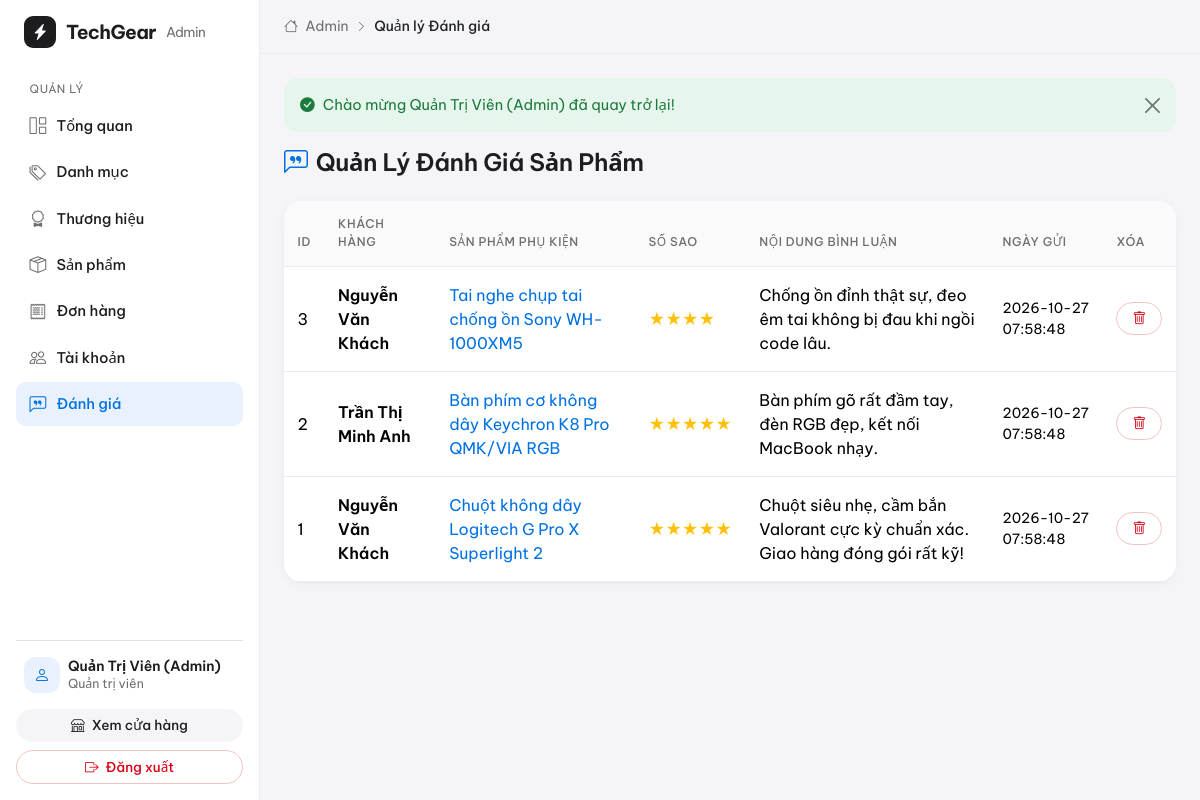
Screenshot of /admin/reviews.php (signed in) with the database file from the repository.
### tables this page shows
CREATE TABLE `reviews` (
  `id` INT AUTO_INCREMENT PRIMARY KEY,
  `user_id` INT NOT NULL,
  `product_id` INT NOT NULL,
  `rating` TINYINT NOT NULL DEFAULT 5,
  `comment` TEXT NOT NULL,
  `created_at` TIMESTAMP DEFAULT CURRENT_TIMESTAMP,
  FOREIGN KEY (`user_id`) REFERENCES `users`(`id`) ON DELETE CASCADE,
  FOREIGN KEY (`product_id`) REFERENCES `products`(`id`) ON DELETE CASCADE
);

CREATE TABLE `users` (
  `id` INT AUTO_INCREMENT PRIMARY KEY,
  `fullname` VARCHAR(100) NOT NULL,
  `email` VARCHAR(100) NOT NULL UNIQUE,
  `password` VARCHAR(255) NOT NULL,
  `phone` VARCHAR(20) DEFAULT NULL,
  `address` VARCHAR(255) DEFAULT NULL,
  `role` ENUM('user', 'admin') DEFAULT 'user',
  `status` TINYINT(1) DEFAULT 1 COMMENT '1: Hoạt động, 0: Khóa',
  `created_at` TIMESTAMP DEFAULT CURRENT_TIMESTAMP
);

CREATE TABLE `products` (
  `id` INT AUTO_INCREMENT PRIMARY KEY,
  `category_id` INT NOT NULL,
  `brand_id` INT DEFAULT NULL,
  `name` VARCHAR(200) NOT NULL,
  `price` DECIMAL(12,0) NOT NULL,
  `sale_price` DECIMAL(12,0) DEFAULT NULL,
  `stock` INT DEFAULT 20,
  `thumbnail` VARCHAR(255) NOT NULL,
  `specifications` TEXT DEFAULT NULL COMMENT 'Thông số kỹ thuật tóm tắt',
  `description` LONGTEXT DEFAULT NULL COMMENT 'Nội dung chi tiết soạn bằng CKEditor',
  `is_featured` TINYINT(1) DEFAULT 0,
  `views` INT DEFAULT 0,
  `created_at` TIMESTAMP DEFAULT CURRENT_TIMESTAMP,
  FOREIGN KEY (`category_id`) REFERENCES `categories`(`id`) ON DELETE CASCADE,
  FOREIGN KEY (`brand_id`) REFERENCES `brands`(`id`) ON DELETE SET NULL
);

### admin/reviews.php (the view, shortened to what this page needs)
<?php
require_once __DIR__ . '/../config/db.php';
$reviews = $pdo->query("
    SELECT r.*, u.fullname, p.name AS product_name
    FROM reviews r
    JOIN users u ON r.user_id = u.id
    JOIN products p ON r.product_id = p.id
    ORDER BY r.id DESC
")->fetchAll();
$page_title = 'Quản lý Đánh giá';
require_once __DIR__ . '/includes/header.php';
?>
<h4 class="fw-bold mb-4"><i class="bi bi-chat-left-quote text-primary me-2"></i>Quản Lý Đánh Giá Sản Phẩm</h4>
<div class="card border-0 shadow-sm rounded-4 overflow-hidden">
    <table class="table align-middle mb-0">
        <thead class="table-light">
            <tr>
                <th>ID</th>
                <th>Khách hàng</th>
                <th>Sản phẩm phụ kiện</th>
                <th>Số sao</th>
                <th>Nội dung bình luận</th>
                <th>Ngày gửi</th>
                <th>Xóa</th>
            </tr>
        </thead>
        <tbody>
            <?php foreach ($reviews as $r): ?>
                <tr>
                    <td><?= $r['id'] ?></td>
                    <td class="fw-bold"><?= htmlspecialchars($r['fullname']) ?></td>
                    <td>
                        <a href="../product_detail.php?id=<?= $r['product_id'] ?>" target="_blank" class="text-decoration-none">
                            <?= htmlspecialchars($r['product_name']) ?>
                        </a>
                    </td>
                    <td class="text-warning"><?= str_repeat('★', (int)$r['rating']) ?></td>
                    <td><?= htmlspecialchars($r['comment']) ?></td>
                    <td class="small"><?= $r['created_at'] ?></td>
                    <td>
                        <a href="reviews.php?delete_id=<?= $r['id'] ?>" class="btn btn-sm btn-outline-danger" onclick="return confirm('Xóa bình luận này?')">
                            <i class="bi bi-trash"></i>
                        </a>
                    </td>
                </tr>
            <?php endforeach; ?>
        </tbody>
    </table>
</div>
<?php require_once __DIR__ . '/includes/footer.php'; ?>

### admin/includes/header.php (shortened to what this page needs)
<?php
$current_page = basename($_SERVER['PHP_SELF']);
$admin_menu = [
    ['index.php',      'bi-grid-1x2',        'Tổng quan'],
    ['categories.php', 'bi-tags',            'Danh mục'],
    ['brands.php',     'bi-award',           'Thương hiệu'],
    ['products.php',   'bi-box-seam',        'Sản phẩm'],
    ['orders.php',     'bi-receipt',         'Đơn hàng'],
    ['users.php',      'bi-people',          'Tài khoản'],
    ['reviews.php',    'bi-chat-left-quote', 'Đánh giá'],
];
?>
<!DOCTYPE html>
<html lang="vi">
<head>
    <link href="https://cdn.jsdelivr.net/npm/bootstrap@5.3.2/dist/css/bootstrap.min.css" rel="stylesheet">
    <link href="https://cdn.jsdelivr.net/npm/bootstrap-icons@1.11.3/font/bootstrap-icons.min.css" rel="stylesheet">
    <link href="../assets/css/style.css" rel="stylesheet">
</head>
<body>
<div class="d-flex">
    <aside class="admin-sidebar p-3 d-flex flex-column flex-shrink-0">
        <a href="index.php" class="brand-logo text-decoration-none px-2 mb-3">
            <span class="brand-mark"><i class="bi bi-lightning-charge-fill"></i></span>
            TechGear <span class="text-muted fw-normal" style="font-size: .85rem;">Admin</span>
        </a>
        <div class="nav-section">Quản lý</div>
        <ul class="nav flex-column mb-auto">
            <?php foreach ($admin_menu as $item): ?>
                <?php
                $is_active = $current_page === $item[0]
                    || ($item[0] === 'products.php' && $current_page === 'product_form.php')
                    || ($item[0] === 'orders.php' && $current_page === 'order_detail.php');
                ?>
                <li>
                    <a href="<?= $item[0] ?>" class="nav-link <?= $is_active ? 'active' : '' ?>">
                        <i class="bi <?= $item[1] ?>"></i> <?= $item[2] ?>
                    </a>
                </li>
            <?php endforeach; ?>
        </ul>
        <div class="border-top pt-3 mt-3">
            <div class="d-flex align-items-center gap-2 px-2 mb-3">
                <div class="stat-icon soft-blue mb-0" style="width: 36px; height: 36px; font-size: 1rem;">
                    <i class="bi bi-person"></i>
                </div>
                <div class="small lh-sm">
                    <div class="fw-semibold"><?= htmlspecialchars($_SESSION['user']['fullname']) ?></div>
                    <div class="text-muted" style="font-size: .78rem;">Quản trị viên</div>
                </div>
            </div>
            <a href="../index.php" class="btn btn-light btn-sm w-100 mb-2">
                <i class="bi bi-shop me-1"></i> Xem cửa hàng
            </a>
            <a href="../logout.php" class="btn btn-outline-danger btn-sm w-100">
                <i class="bi bi-box-arrow-right me-1"></i> Đăng xuất
            </a>
        </div>
    </aside>
    <main class="admin-main flex-grow-1">
        <div class="admin-topbar px-4 py-3 d-flex justify-content-between align-items-center">
            <div class="text-muted small">
                <i class="bi bi-house me-1"></i> Admin <i class="bi bi-chevron-right mx-1" style="font-size: .7rem;"></i>
                <span class="text-dark fw-medium"><?= htmlspecialchars($page_title ?? 'Tổng quan') ?></span>
            </div>
        </div>
        <div class="p-4">
        <?php if (!empty($_SESSION['flash_success'])): ?>
            <div class="alert alert-success alert-dismissible fade show">
                <i class="bi bi-check-circle-fill me-2"></i><?= htmlspecialchars($_SESSION['flash_success']) ?>
                <button type="button" class="btn-close" data-bs-dismiss="alert"></button>
            </div>
        <?php endif; ?>

### admin/includes/footer.php (shortened to what this page needs)
        </div>
    </main>
</div>
</body>
</html>

### assets/css/style.css (style rules this page uses)
:root { --tg-bg: #f5f5f7; --tg-surface: #ffffff; --tg-text: #1d1d1f; --tg-muted: #6e6e73; --tg-accent: #0071e3; --tg-accent-hover: #0077ed; --tg-orange: #bf4800; --tg-border: #d2d2d7; --tg-border-soft: #ececf0; --tg-radius: 18px; --tg-shadow: 0 2px 12px rgba(0, 0, 0, 0.04), 0 1px 2px rgba(0, 0, 0, 0.03); --tg-shadow-hover: 0 18px 40px rgba(0, 0, 0, 0.10); }
body { background: var(--tg-bg); color: var(--tg-text); font-family: 'Be Vietnam Pro', 'Segoe UI', system-ui, -apple-system, sans-serif; -webkit-font-smoothing: antialiased; letter-spacing: 0; }
h1, h2, h3, h4, h5, h6 { color: var(--tg-text); font-weight: 700; letter-spacing: -0.01em; }
.fw-bold { font-weight: 600 !important; }
.text-muted, .text-secondary { color: var(--tg-muted) !important; }
.text-primary { color: var(--tg-accent) !important; }
a { color: var(--tg-accent); }
.brand-logo { display: flex; align-items: center; gap: 10px; font-weight: 700; font-size: 1.2rem; color: var(--tg-text) !important; letter-spacing: -0.03em; }
.brand-mark { width: 32px; height: 32px; border-radius: 9px; background: var(--tg-text); color: #fff; display: inline-flex; align-items: center; justify-content: center; font-size: 1rem; }
.btn { border-radius: 999px; font-weight: 500; padding: 0.55rem 1.3rem; transition: all 0.2s ease; }
.btn-sm { padding: 0.35rem 0.95rem; font-size: 0.85rem; }
.btn-light { background: var(--tg-bg); border-color: var(--tg-bg) !important; color: var(--tg-text); }
.btn-outline-danger { border-color: #f2c4c4; color: #d70015; }
.card { border: none !important; border-radius: var(--tg-radius) !important; box-shadow: var(--tg-shadow) !important; background: var(--tg-surface); }
.rounded-4 { border-radius: var(--tg-radius) !important; }
.shadow-sm { box-shadow: var(--tg-shadow) !important; }
.table { --bs-table-bg: transparent; margin-bottom: 0; }
.table thead th, .table-light th { background: #fafafa !important; color: var(--tg-muted); font-weight: 500; font-size: 0.75rem; text-transform: uppercase; letter-spacing: 0.05em; border-bottom: 1px solid var(--tg-border-soft) !important; padding: 0.9rem 0.85rem; }
.table td { border-color: var(--tg-border-soft); padding: 1rem 0.85rem; }
.alert { border: none; border-radius: 14px; font-size: 0.92rem; }
.alert-success { background: #e6f6ec; color: #1d7a3e; }
.admin-sidebar { width: 260px; height: 100vh; position: sticky; top: 0; background: var(--tg-surface); border-right: 1px solid var(--tg-border-soft); overflow-y: auto; }
.admin-sidebar .nav-section { font-size: 0.72rem; text-transform: uppercase; letter-spacing: 0.06em; color: var(--tg-muted); padding: 1rem 0.85rem 0.4rem; }
.admin-sidebar .nav-link { color: var(--tg-text); border-radius: 10px; padding: 0.6rem 0.85rem; margin-bottom: 2px; font-size: 0.92rem; font-weight: 500; display: flex; align-items: center; gap: 10px; }
.admin-sidebar .nav-link i { font-size: 1.05rem; color: var(--tg-muted); }
.admin-sidebar .nav-link.active { background: #e8f1fd; color: var(--tg-accent); }
.admin-sidebar .nav-link.active i { color: var(--tg-accent); }
.admin-main { min-width: 0; }
.admin-topbar { background: rgba(245, 245, 247, 0.85); backdrop-filter: blur(16px); -webkit-backdrop-filter: blur(16px); position: sticky; top: 0; z-index: 10; border-bottom: 1px solid var(--tg-border-soft); }
.stat-icon { width: 44px; height: 44px; border-radius: 12px; display: inline-flex; align-items: center; justify-content: center; font-size: 1.25rem; margin-bottom: 0.9rem; }
.soft-blue { background: #e8f1fd; color: var(--tg-accent); }
:root { --ease-apple: cubic-bezier(0.28, 0.11, 0.32, 1); --tg-link-dark: #2997ff; }
html { scroll-behavior: smooth; }

### rows the page displays
reviews: id "3", user.fullname "Nguyễn Văn Khách", product.name "Tai nghe chụp tai chống ồn Sony WH-1000XM5", rating "★★★★", comment "Chống ồn đỉnh thật sự, đeo êm tai không bị đau khi ngồi code lâu.", created_at "2026-10-27 07:58:48"
reviews: id "2", user.fullname "Trần Thị Minh Anh", product.name "Bàn phím cơ không dây Keychron K8 Pro QMK/VIA RGB", rating "★★★★★", comment "Bàn phím gõ rất đầm tay, đèn RGB đẹp, kết nối MacBook nhạy.", created_at "2026-10-27 07:58:48"
reviews: id "1", user.fullname "Nguyễn Văn Khách", product.name "Chuột không dây Logitech G Pro X Superlight 2", rating "★★★★★", comment "Chuột siêu nhẹ, cầm bắn Valorant cực kỳ chuẩn xác. Giao hàng đóng gói rất kỹ!", created_at "2026-10-27 07:58:48"

### other values shown
$item[2] "Tổng quan"
$item[2] "Danh mục"
$item[2] "Thương hiệu"
$item[2] "Sản phẩm"
$item[2] "Đơn hàng"
$item[2] "Tài khoản"
$item[2] "Đánh giá"
$_SESSION['user']['fullname'] "Quản Trị Viên (Admin)"
$page_title "Quản lý Đánh giá"
$_SESSION['flash_success'] "Chào mừng Quản Trị Viên (Admin) đã quay trở lại!"
